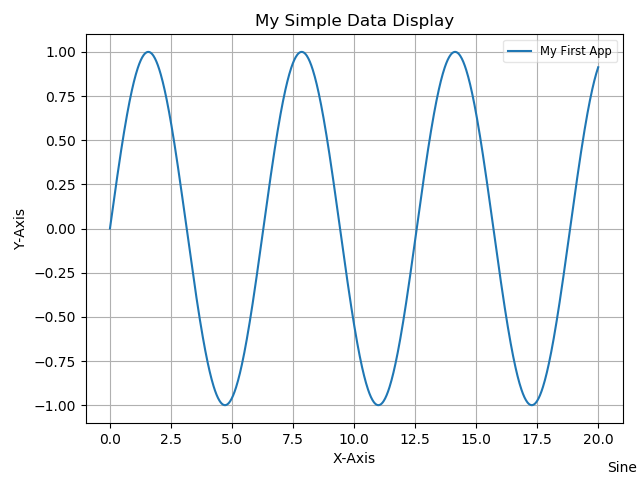

Reproduce this figure in Python.
import numpy as np
import matplotlib.pyplot as plt

x = np.linspace(0,20,1000)
y = np.sin(x)
plt.plot(x,y,label="My First App")
plt.title("My Simple Data Display")
plt.xlabel("X-Axis")
plt.ylabel("Y-Axis")
plt.grid(True)

plt.figtext(0.995,0.01,'Sine',ha='right',va='bottom')
plt.legend(loc='best',framealpha=0.5, prop={'size':'small'})
plt.tight_layout(pad=1)

plt.savefig("mat1.png")
plt.show()
plt.close()
